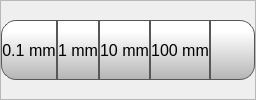
          <widget class="QFrame" name="jogIncrementFrame">
           <property name="maximumSize">
            <size>
             <width>16777215</width>
             <height>500</height>
            </size>
           </property>
           <property name="font">
            <font>
             <pointsize>12</pointsize>
            </font>
           </property>
           <property name="frameShape">
            <enum>QFrame::StyledPanel</enum>
           </property>
           <property name="frameShadow">
            <enum>QFrame::Raised</enum>
           </property>
           <layout class="QHBoxLayout" name="horizontalLayout_4">
            <property name="spacing">
             <number>0</number>
            </property>
            <property name="leftMargin">
             <number>0</number>
            </property>
            <property name="topMargin">
             <number>0</number>
            </property>
            <property name="rightMargin">
             <number>0</number>
            </property>
            <property name="bottomMargin">
             <number>0</number>
            </property>
            <item>
             <widget class="QPushButton" name="step01Button_4">
              <property name="minimumSize">
               <size>
                <width>0</width>
                <height>60</height>
               </size>
              </property>
              <property name="font">
               <font>
                <family>MS Shell Dlg 2</family>
                <pointsize>12</pointsize>
               </font>
              </property>
              <property name="styleSheet">
               <string notr="true">QPushButton {
     border: 1px solid rgb(87, 87, 87);
border-bottom-left-radius: 15px;
border-top-left-radius: 15px;

	background-color: qlineargradient(spread:pad, x1:0, y1:1, x2:0, y2:0.188, stop:0 rgba(180, 180, 180, 255), stop:1 rgba(255, 255, 255, 255));
}

QPushButton:pressed {
    background-color: qlineargradient(x1: 0, y1: 0, x2: 0, y2: 1,
                                      stop: 0 #dadbde, stop: 1 #f6f7fa);
}

QPushButton:flat {
    border-bottom: none; /* no border for a flat push button */
    background-color: qlineargradient(x1: 0, y1: 0, x2: 0, y2: 1,
                                      stop: 0 #dadbde, stop: 1 #f6f7fa);
}

QPushButton:default {
    border-color: navy; /* make the default button prominent */
}

QPushButton:focus {
	outline: none;
}</string>
              </property>
              <property name="text">
               <string>0.1 mm</string>
              </property>
              <property name="iconSize">
               <size>
                <width>40</width>
                <height>40</height>
               </size>
              </property>
              <property name="checkable">
               <bool>false</bool>
              </property>
              <property name="autoDefault">
               <bool>false</bool>
              </property>
              <property name="default">
               <bool>false</bool>
              </property>
              <property name="flat">
               <bool>false</bool>
              </property>
             </widget>
            </item>
            <item>
             <widget class="QPushButton" name="step1Button_4">
              <property name="minimumSize">
               <size>
                <width>0</width>
                <height>60</height>
               </size>
              </property>
              <property name="font">
               <font>
                <family>MS Shell Dlg 2</family>
                <pointsize>12</pointsize>
               </font>
              </property>
              <property name="styleSheet">
               <string notr="true">QPushButton {
     border: 1px solid rgb(87, 87, 87);
	background-color: qlineargradient(spread:pad, x1:0, y1:1, x2:0, y2:0.188, stop:0 rgba(180, 180, 180, 255), stop:1 rgba(255, 255, 255, 255));
}

QPushButton:pressed {
    background-color: qlineargradient(x1: 0, y1: 0, x2: 0, y2: 1,
                                      stop: 0 #dadbde, stop: 1 #f6f7fa);
}

QPushButton:flat {
    border-bottom: none; /* no border for a flat push button */
    background-color: qlineargradient(x1: 0, y1: 0, x2: 0, y2: 1,
                                      stop: 0 #dadbde, stop: 1 #f6f7fa);
}

QPushButton:default {
    border-color: navy; /* make the default button prominent */
}

QPushButton:focus {
	outline: none;
}</string>
              </property>
              <property name="text">
               <string>1 mm</string>
              </property>
              <property name="iconSize">
               <size>
                <width>40</width>
                <height>40</height>
               </size>
              </property>
              <property name="checkable">
               <bool>false</bool>
              </property>
              <property name="autoDefault">
               <bool>false</bool>
              </property>
              <property name="default">
               <bool>false</bool>
              </property>
              <property name="flat">
               <bool>false</bool>
              </property>
             </widget>
            </item>
            <item>
             <widget class="QPushButton" name="step10Button_4">
              <property name="minimumSize">
               <size>
                <width>0</width>
                <height>60</height>
               </size>
              </property>
              <property name="font">
               <font>
                <family>MS Shell Dlg 2</family>
                <pointsize>12</pointsize>
               </font>
              </property>
              <property name="styleSheet">
               <string notr="true">QPushButton {
     border: 1px solid rgb(87, 87, 87);
	background-color: qlineargradient(spread:pad, x1:0, y1:1, x2:0, y2:0.188, stop:0 rgba(180, 180, 180, 255), stop:1 rgba(255, 255, 255, 255));
}

QPushButton:pressed {
    background-color: qlineargradient(x1: 0, y1: 0, x2: 0, y2: 1,
                                      stop: 0 #dadbde, stop: 1 #f6f7fa);
}

QPushButton:flat {
    border-bottom: none; /* no border for a flat push button */
    background-color: qlineargradient(x1: 0, y1: 0, x2: 0, y2: 1,
                                      stop: 0 #dadbde, stop: 1 #f6f7fa);
}

QPushButton:default {
    border-color: navy; /* make the default button prominent */
}

QPushButton:focus {
	outline: none;
}</string>
              </property>
              <property name="text">
               <string>10 mm</string>
              </property>
              <property name="iconSize">
               <size>
                <width>40</width>
                <height>40</height>
               </size>
              </property>
              <property name="checkable">
               <bool>false</bool>
              </property>
              <property name="autoDefault">
               <bool>false</bool>
              </property>
              <property name="default">
               <bool>false</bool>
              </property>
              <property name="flat">
               <bool>false</bool>
              </property>
             </widget>
            </item>
            <item>
             <widget class="QPushButton" name="step100Button_4">
              <property name="minimumSize">
               <size>
                <width>0</width>
                <height>60</height>
               </size>
              </property>
              <property name="font">
               <font>
                <family>MS Shell Dlg 2</family>
                <pointsize>12</pointsize>
               </font>
              </property>
              <property name="styleSheet">
               <string notr="true">QPushButton {
     border: 1px solid rgb(87, 87, 87);
	background-color: qlineargradient(spread:pad, x1:0, y1:1, x2:0, y2:0.188, stop:0 rgba(180, 180, 180, 255), stop:1 rgba(255, 255, 255, 255));
}

QPushButton:pressed {
    background-color: qlineargradient(x1: 0, y1: 0, x2: 0, y2: 1,
                                      stop: 0 #dadbde, stop: 1 #f6f7fa);
}

QPushButton:flat {
    border-bottom: none; /* no border for a flat push button */
    background-color: qlineargradient(x1: 0, y1: 0, x2: 0, y2: 1,
                                      stop: 0 #dadbde, stop: 1 #f6f7fa);
}

QPushButton:default {
    border-color: navy; /* make the default button prominent */
}

QPushButton:focus {
	outline: none;
}</string>
              </property>
              <property name="text">
               <string>100 mm</string>
              </property>
              <property name="iconSize">
               <size>
                <width>40</width>
                <height>40</height>
               </size>
              </property>
              <property name="checkable">
               <bool>true</bool>
              </property>
              <property name="checked">
               <bool>false</bool>
              </property>
              <property name="autoDefault">
               <bool>false</bool>
              </property>
              <property name="default">
               <bool>false</bool>
              </property>
              <property name="flat">
               <bool>false</bool>
              </property>
             </widget>
            </item>
            <item>
             <widget class="QPushButton" name="motorOffButton_4">
              <property name="minimumSize">
               <size>
                <width>0</width>
                <height>60</height>
               </size>
              </property>
              <property name="font">
               <font>
                <family>MS Shell Dlg 2</family>
                <pointsize>12</pointsize>
               </font>
              </property>
              <property name="styleSheet">
               <string notr="true">QPushButton {
     border: 1px solid rgb(87, 87, 87);
 border-bottom-right-radius: 15px;
 border-top-right-radius: 15px;
	background-color: qlineargradient(spread:pad, x1:0, y1:1, x2:0, y2:0.188, stop:0 rgba(180, 180, 180, 255), stop:1 rgba(255, 255, 255, 255));
}

QPushButton:pressed {
    background-color: qlineargradient(x1: 0, y1: 0, x2: 0, y2: 1,
                                      stop: 0 #dadbde, stop: 1 #f6f7fa);
}

QPushButton:flat {
}

QPushButton:default {
    border-color: navy; /* make the default button prominent */
}

QPushButton:focus {
	outline: none;
}</string>
              </property>
              <property name="text">
               <string/>
              </property>
              <property name="icon">
               <iconset resource="../../resources/resource.qrc">
                <normaloff>:/Icons/img/icons/motor.png</normaloff>:/Icons/img/icons/motor.png</iconset>
              </property>
              <property name="iconSize">
               <size>
                <width>40</width>
                <height>40</height>
               </size>
              </property>
              <property name="checkable">
               <bool>false</bool>
              </property>
              <property name="autoDefault">
               <bool>false</bool>
              </property>
              <property name="default">
               <bool>false</bool>
              </property>
              <property name="flat">
               <bool>false</bool>
              </property>
             </widget>
            </item>
           </layout>
          </widget>
